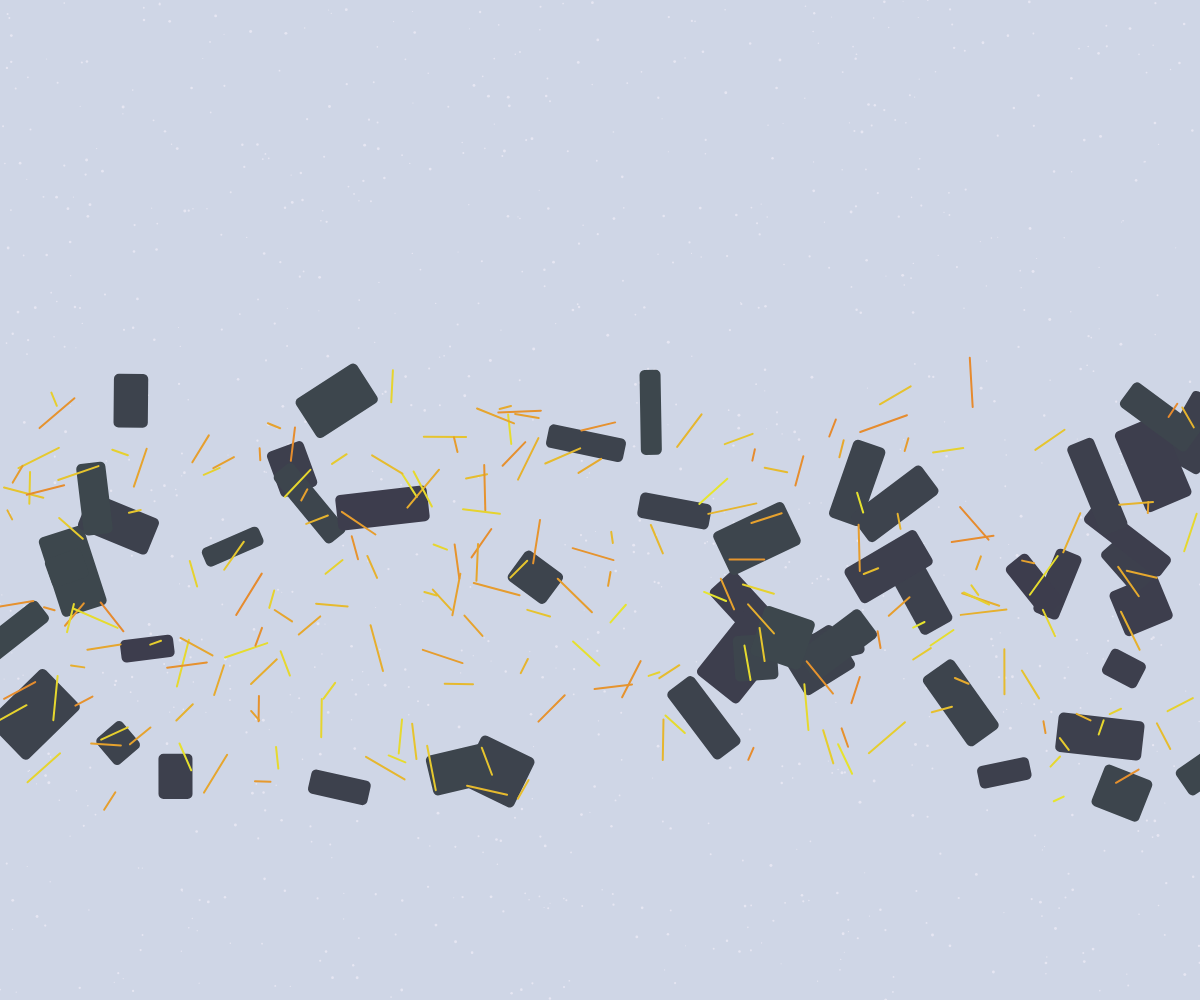
Frame 1 (no input)
Frame 2 (the mouse pressed at the canvas centre, redrawn once): identical to frame 1, image omitted

The p5.js sketch that drew this single still picture (run headless with seeded random() and noise() and a simulated clock; the mouse was pressed at the canvas centre and the sketch redrawn once):

// p5.js sketch
// ── sketch.js
let rocks = [];
let snow = [];
let debris = [];

function setup() {
  createCanvas(windowWidth, windowHeight);
  colorMode(HSB, 360, 100, 100, 1);

  // Create rocky formations
  for (let i = 0; i < 50; i++) {
    rocks.push({
      x: random(width),
      y: random(height * 0.4, height * 0.8),
      w: random(30, 100),
      h: random(20, 60),
      angle: random(TWO_PI),
      color: color(random(200, 240), 20, 30)
    });
  }

  // Create snow particles
  for (let i = 0; i < 1000; i++) {
    snow.push({
      x: random(width),
      y: random(height),
      size: random(1, 3),
      speed: random(0.1, 0.5),
      opacity: random(0.3, 1)
    });
  }

  // Create debris streaks
  for (let i = 0; i < 200; i++) {
    debris.push({
      x: random(width),
      y: random(height * 0.4, height * 0.8),
      length: random(10, 50),
      angle: random(TWO_PI),
      color: color(random(30, 60), 80, 90),
      width: random(1, 3)
    });
  }
}

function draw() {
  background(220, 10, 90);

  // Draw snow
  noStroke();
  fill(240, 5, 95);
  for (let s of snow) {
    ellipse(s.x, s.y, s.size);
  }

  // Draw rocks
  for (let r of rocks) {
    push();
    translate(r.x, r.y);
    rotate(r.angle);
    fill(r.color);
    rectMode(CENTER);
    rect(0, 0, r.w, r.h, 5);
    pop();
  }

  // Draw debris streaks
  strokeWeight(2);
  for (let d of debris) {
    stroke(d.color);
    line(d.x, d.y, d.x + cos(d.angle) * d.length, d.y + sin(d.angle) * d.length);
  }

  noLoop();
}

function windowResized() {
  resizeCanvas(windowWidth, windowHeight);
}
